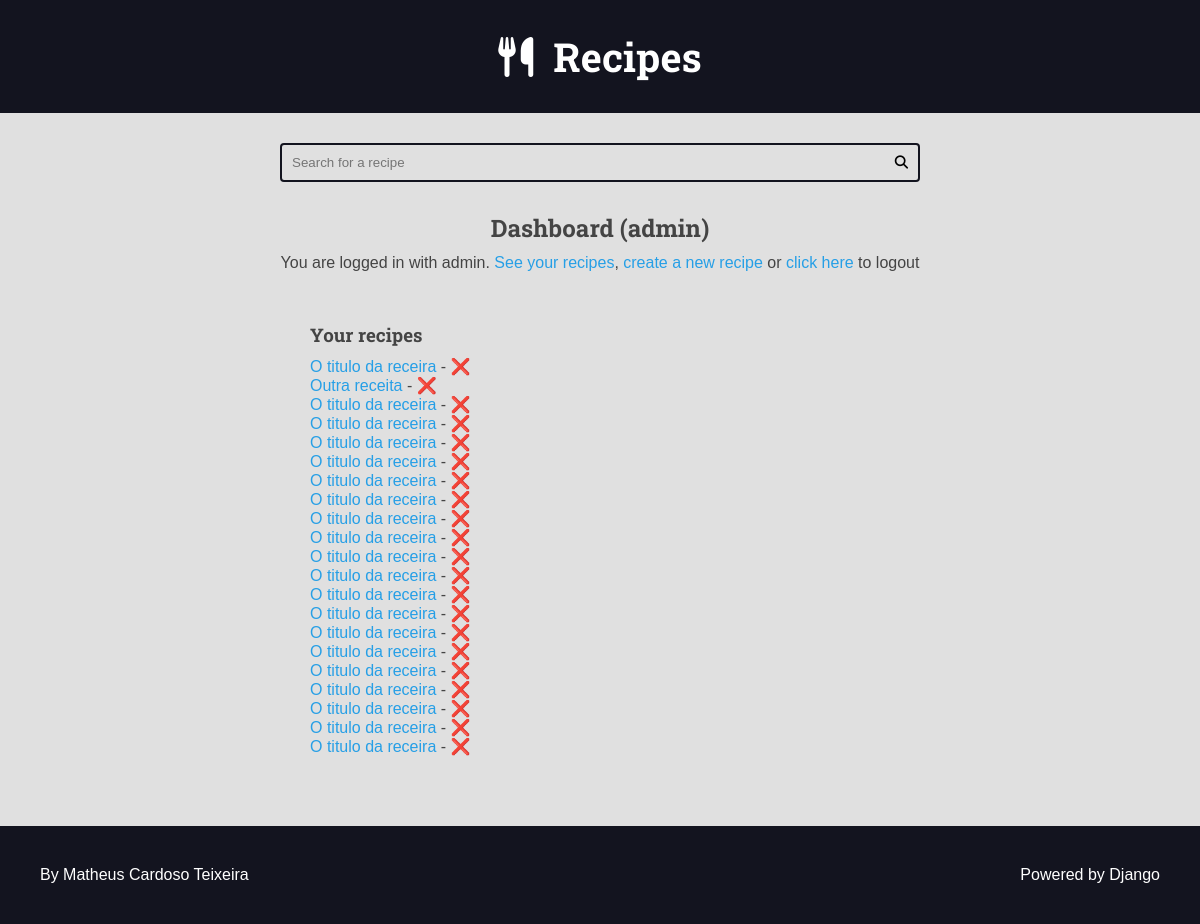
The app's page /authors/dashboard/ (signed in) with its own data.
### recipes/models.py (models this page shows, shortened)
class Recipe(models.Model):
    title = models.CharField(max_length=65)
    description = models.CharField(max_length=165)
    slug = models.SlugField(unique=True)
    preparation_time = models.IntegerField()
    preparation_time_unit = models.CharField(max_length=65)
    servings = models.IntegerField()
    servings_unit = models.CharField(max_length=65)
    preparation_steps = models.TextField();
    preparation_steps_is_html = models.BooleanField(default=False)
    created_at = models.DateTimeField(auto_now_add=True)
    updated_at = models.DateTimeField(auto_now=True)
    is_published = models.BooleanField(default=False)
    cover = models.ImageField(upload_to='recipes/covers/%Y/%m/%d/', blank=True, null=True, default='')
    category = models.ForeignKey(
        Category, on_delete=models.SET_NULL, null=True, blank=True, default=None
    )
    author = models.ForeignKey(
        User, on_delete=models.SET_NULL, null=True
    )

### authors/views.py (the view)
# urls.py: path('dashboard/', views.dashboard, name='dashboard'),
@login_required(login_url='authors:login', redirect_field_name='next')
def dashboard(request):
    recipes = Recipe.objects.filter(
        is_published=False,
        author=request.user,
    )
    return render(
        request, 'authors/pages/dashboard.html',
        {
            'recipes': recipes,
        }
    )

### authors/templates/authors/pages/dashboard.html (shortened to what this page needs)
{% extends 'global/base.html' %}
{% block content %}
    <div class="main-content center container">
        <h2>Dashboard ({{ user }})</h2>
        {% include 'authors/partials/login_message.html' %}
        <div class="authors-dashboard-container">
            <h3>Your recipes</h3>
            <ul>
                {% for recipe in recipes %}
                    <li>
                        <a href="{% url 'authors:dashboard_recipe_edit' recipe.id %}">{{ recipe.title }}</a> -
                        <form
                        class="inline-form form-delete"
                        action="{% url 'authors:dashboard_recipe_delete' %}"
                        method='POST'
                        >
                          <button class="plaintext-button" type="submit">❌</button>
                        </form>
                    </li>
                {% empty %}
                    <li>
                        <p>You do not have recipes, please create one</p>
                    </li>
                {% endfor %}
            </ul>
        </div>
    </div>
{% endblock %}

### base_templates/global/base.html (shortened to what this page needs)
{% load static %}
<!DOCTYPE html>
<html lang="en">
<head>
    {% include 'global/partials/head.html' %}
</head>
<body>
    {% include 'global/partials/header.html' %}
    {% include 'global/partials/search.html' %}
    <main class="main-content-container">
        {% block content %}{% endblock %}
    </main>
    {% include 'global/partials/footer.html' %}
</body>
</html>

### base_templates/global/partials/head.html (shortened to what this page needs)
{% load static %}
    <link rel="stylesheet" href="https://cdnjs.cloudflare.com/ajax/libs/font-awesome/6.4.2/css/fontawesome.min.css" />
    <link rel="stylesheet" href="https://cdnjs.cloudflare.com/ajax/libs/font-awesome/6.4.2/css/brands.min.css" />
    <link rel="stylesheet" href="https://cdnjs.cloudflare.com/ajax/libs/font-awesome/6.4.2/css/solid.min.css" />
    <link rel="stylesheet" href="{% static 'global/css/styles.css' %}">

### base_templates/global/partials/header.html
<header class="main-header-container">
    <div class="main-header container">
        <h1>
            <a class="main-logo" href="{% url 'recipes:home' %}">
                <i class="fa-solid fa-utensils main-logo-icon"></i>
                <span class="main-logo-text">Recipes</span>
            </a>
        </h1>
    </div>
</header>

### base_templates/global/partials/search.html
<div class="search-container">
    <div class="container">
        <form action="{% url 'recipes:search' %}" class="search-form">
            <input
                type="search" class="search-input"
                name="search" value="{{ search_term }}" required
                placeholder="Search for a recipe"
                >
            <button type="submit" class="search-button"><i class="fa-solid fa-magnifying-glass"></i></button>
        </form>
    </div>
</div>

### authors/templates/authors/partials/login_message.html (shortened to what this page needs)
{% if request.user.is_authenticated %}
    <div class="login-message">
        You are logged in with
        {{ request.user.username }}.
        <a href="{% url 'authors:dashboard' %}">See your recipes</a>,
        <a href="{% url 'authors:dashboard_recipe_new' %}">create a new recipe</a> or
        <form class="inline-form" action="{% url 'authors:logout' %}" method="post">
            <button class="plaintext-button" type="submit">click here</button>
        </form>
        to logout
    </div>
{% endif %}

### base_templates/global/partials/footer.html
<footer class="main-footer">
  <div class="developer">
    <a href="#" target="_blank" rel="noreferrer noopener">By Matheus Cardoso Teixeira</a>
  </div>
  <div class="powered">
    <a href="https://www.djangoproject.com/" target="_blank" rel="noreferrer noopener">Powered by Django</a>
  </div>
</footer>

### base_static/global/css/styles.css (style rules this page uses)
:root { --color-primary: #269fe6; --color-primary-hover: #2086c2; --color-primary-dark: #13141f; --color-primary-dark-hover: #212336; --color-primary-light: #d4ecfa; --color-primary-light-hover: #bdd8e7; --color-white: #fff; --color-black: #000; --color-dark-text: #444; --color-info-light: #cce5ff; --color-debug-light: #cce5ff; --color-success-light: #d4edda; --color-alert-light: #fff3cd; --color-warning-light: #fff3cd; --color-error-light: #f8d7da; --color-info-dark: #4d86c4; --color-debug-dark: #4d86c4; --color-success-dark: #4a9c5d; --color-alert-dark: #927f40; --color-warning-dark: #927f40; --color-error-dark: #da525d; --color-gray-0: #f9f9f9; --color-gray-1: #e0e0e0; --color-gray-2: #c7c7c7; --color-gray-3: #aeaeae; --color-gray-4: #959595; --color-gray-5: #7d7d7d; --color-gray-6: #646464; --color-gray-7: #4b4b4b; --color-gray-8: #323232; --color-gray-9: #191919; --font-primary: sans-serif; --font-headings: 'Roboto Slab', serif; --spacing-gutter-small: 2rem; --spacing-gutter-medium-half: 1.5rem; --spacing-gutter-medium: 3rem; --spacing-gutter-large: 4rem; }
* { padding: 0; margin: 0; box-sizing: border-box; }
html { font-size: 62.5%; }
body { font-size: 1.6rem; font-family: var(--font-primary); background: var(--color-gray-1); color: var(--color-dark-text); }
h1, h2, h3, h4, h5, h6 { font-family: var(--font-headings); }
a { color: var(--color-primary); text-decoration: none; }
.container { max-width: 144rem; margin: 0 auto; padding: var(--spacing-gutter-medium); }
.main-header-container { background: var(--color-primary-dark); }
.main-logo { font-size: 4rem; color: var(--color-white); text-decoration: none; display: flex; flex-flow: row nowrap; align-items: center; justify-content: center; width: fit-content; margin: 0 auto; }
.main-logo-icon { margin-right: 2rem; }
.search-form { border: 0.2rem solid var(--color-primary-dark); max-width: 64rem; margin: 0 auto; border-radius: 0.4rem; position: relative; transition: all 300ms ease-in-out; }
.search-input, .search-button { border: none; background: none; outline: none; padding: 1rem; transition: all 300ms ease-in-out; }
.search-input { width: 100%; padding-right: 3rem; }
.search-button { position: absolute; top: 0; right: 0; }
.main-content { padding-top: 0; }
.main-footer { display: flex; align-items: center; justify-content: space-between; background: var(--color-primary-dark); color: var(--color-white); padding: var(--spacing-gutter-large); }
.main-footer a { color: var(--color-white); text-decoration: none; transition: all 300ms ease-in-out; }
.inline-form { display: inline; }
.plaintext-button { display: inline; border: none; background: none; cursor: pointer; color: var(--color-primary); font-size: 1.6rem; }
.login-message { margin: 1rem 0; }
.authors-dashboard-container { max-width: 64rem; text-align: left; padding: var(--spacing-gutter-medium); margin: 0 auto; }
.authors-dashboard-container h3, .authors-dashboard-container p, .authors-dashboard-container ul { list-style-type: none; margin: 1rem 0; }
.center { text-align: center; }

### records on screen
Recipe: title "O titulo da receira"
Recipe: title "Outra receita"
Recipe: title "O titulo da receira"
Recipe: title "O titulo da receira"
Recipe: title "O titulo da receira"
Recipe: title "O titulo da receira"
Recipe: title "O titulo da receira"
Recipe: title "O titulo da receira"
Recipe: title "O titulo da receira"
Recipe: title "O titulo da receira"
Recipe: title "O titulo da receira"
Recipe: title "O titulo da receira"
Recipe: title "O titulo da receira"
Recipe: title "O titulo da receira"
Recipe: title "O titulo da receira"
Recipe: title "O titulo da receira"
Recipe: title "O titulo da receira"
Recipe: title "O titulo da receira"
Recipe: title "O titulo da receira"
Recipe: title "O titulo da receira"
Recipe: title "O titulo da receira"

### other values on screen
{{ user }} "admin"
{{ request.user.username }} "admin"
